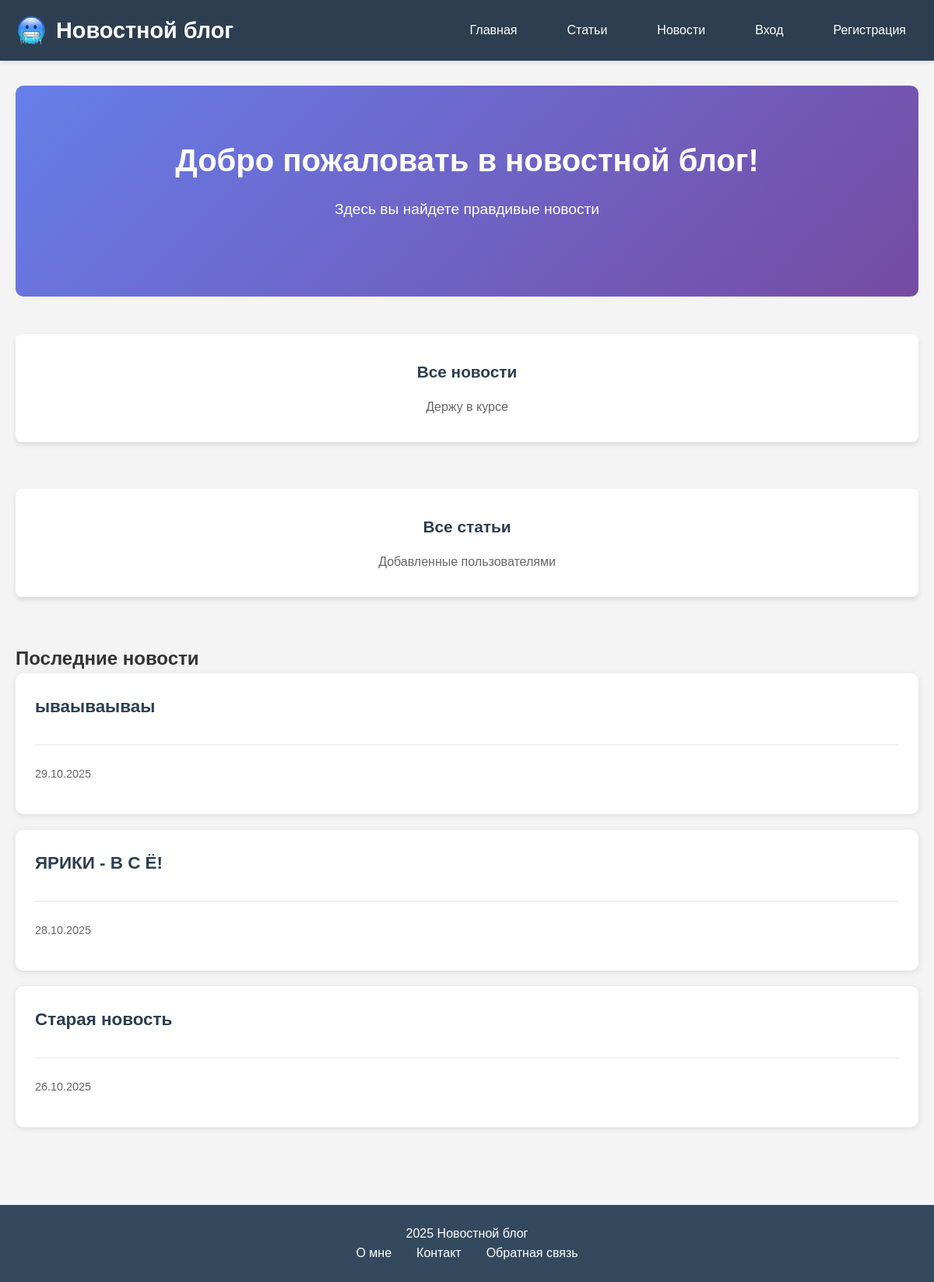
The page / on the database its author committed.
### main/models.py (models this page shows, shortened)
class News(models.Model):
    title = models.CharField(max_length=200, verbose_name='Заголовок')
    content = models.TextField(verbose_name='Содержание')
    created_at = models.DateTimeField(default=timezone.now, verbose_name='Дата создания')
    updated_at = models.DateTimeField(auto_now=True)
    is_published = models.BooleanField(default=True, verbose_name='Опубликовано')
    class Meta:
        verbose_name = 'Новость'
        verbose_name_plural = 'Новости'
        ordering = ['-created_at']

### main/views.py (the view)
# urls.py: path('', views.index, name='index'),
def index(request):
    latest_news = News.objects.filter(is_published=True).order_by('-created_at')
    context = {
        'latest_news': latest_news
    }
    return render(request, 'main/index.html', context)

### main/templates/main/index.html (shortened to what this page needs)
{% extends "main/base.html" %}
{% block content %}
<div class="hero-section">
    <h2>Добро пожаловать в новостной блог!</h2>
    <p>Здесь вы найдете правдивые новости</p>
</div>
<div class="features" style="margin-bottom: 60px;">
    <a href="{% url 'news_list' %}" class="feature-card-link">
        <div class="feature-card">
            <h3>Все новости</h3>
            <p>Держу в курсе</p>
        </div>
    </a>
</div>
<div class="features" style="margin-bottom: 60px;">
    <a href="{% url 'articles_list' %}" class="feature-card-link">
        <div class="feature-card">
            <h3>Все статьи</h3>
            <p>Добавленные пользователями</p>
        </div>
    </a>
</div>
<div class="latest-news">
    <div class="section-header">
        <h2>Последние новости</h2>
    </div>
    {% if latest_news %}
        <div class="news-list">
            {% for news in latest_news %}
            <div class="news-item">
                <div class="news-header">
                    <h3 class="news-title">
                        <a href="{% url 'news_open' news.id %}">{{ news.title }}</a>
                        {% now "Y-m-d" as today %}
                    </h3>
                </div>
                <div class="news-meta">
                    <span class="news-date">{{ news.created_at|date:"d.m.Y" }}</span>
                </div>
            </div>
            {% endfor %}
        </div>
    {% endif %}
</div>
{% endblock %}

### main/static/main/css/style.css (style rules this page uses)
* { margin: 0; padding: 0; box-sizing: border-box; }
body { font-family: 'Arial', sans-serif; line-height: 1.6; color: #333; background-color: #f4f4f4; }
.hero-section { text-align: center; padding: 4rem 0; background: linear-gradient(135deg, #667eea 0%, #764ba2 100%); color: white; border-radius: 10px; margin-bottom: 3rem; }
.hero-section h2 { font-size: 2.5rem; margin-bottom: 1rem; }
.hero-section p { font-size: 1.2rem; margin-bottom: 2rem; }
.features { display: grid; grid-template-columns: repeat(auto-fit, minmax(300px, 1fr)); gap: 2rem; margin-top: 2rem; }
.feature-card { background: white; padding: 2rem; border-radius: 8px; box-shadow: 0 4px 6px rgba(0,0,0,0.1); text-align: center; transition: transform 0.3s; }
.feature-card h3 { color: #2c3e50; margin-bottom: 1rem; font-size: 1.3rem; }
.feature-card p { color: #666; }
.feature-card-link { text-decoration: none; color: inherit; display: block; }
.news-item { background: white; padding: 25px; margin-bottom: 20px; border-radius: 10px; box-shadow: 0 2px 10px rgba(0,0,0,0.1); transition: transform 0.3s ease; }
.news-title { margin-bottom: 10px; }
.news-title a { text-decoration: none; color: #2c3e50; font-size: 1.4rem; }
.news-meta { margin-bottom: 15px; color: #666; font-size: 0.9rem; }
.news-header { border-bottom: 2px solid #f0f0f0; padding-bottom: 20px; margin-bottom: 25px; }

### rows shown on the page
News: title "ываываываы", created_at "29.10.2025"
News: title "ЯРИКИ - В С Ё!", created_at "28.10.2025"
News: title "Старая новость", created_at "26.10.2025"
